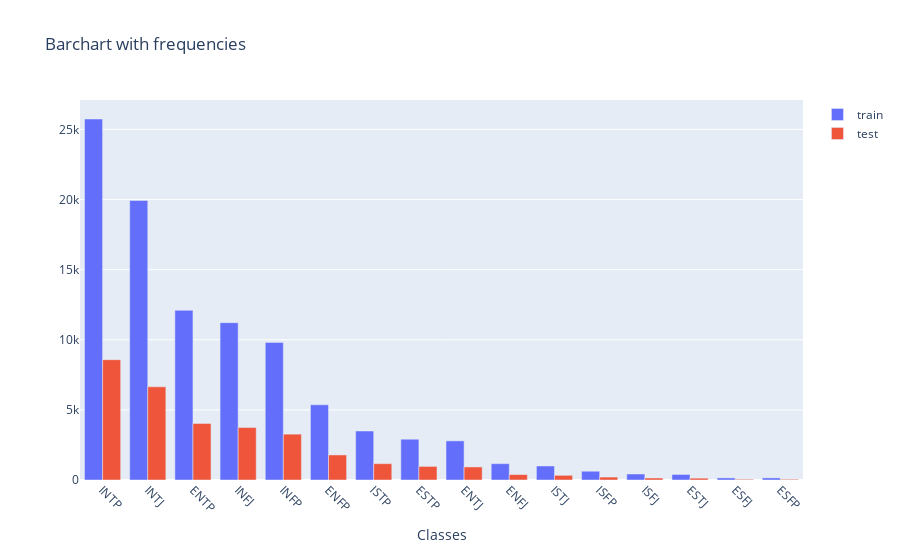

Notebook cell for this chart:
### Markdown cell above
## Split dataset into train and test
Since we have multi-class classification and imbalanced dataset, stratified split should be chosen

### Code cell
from sklearn.model_selection import train_test_split
X_train, X_test, y_train, y_test = train_test_split(X, y, stratify=y, test_size=0.25)

# plot train and test frequencies
traindict = {
    'features': X_train.tolist(),
    'class': y_train.tolist()
}
trainpd = pd.DataFrame(traindict)
testdict = {
    'features': X_test.tolist(),
    'class': y_test.tolist()
}
testpd = pd.DataFrame(testdict)

freqstrain = trainpd['class'].value_counts().tolist()
freqstest = testpd['class'].value_counts().tolist()
data_classes = trainpd['class'].value_counts().index.tolist()

plot_traintest(data_classes, freqstrain, freqstest)

### Figure 1 — Plotly figure (JSON) as saved in the notebook; plotly's stock layout.template omitted (floating-point values rounded to 4 significant figures)
{"data": [{"name": "train", "type": "bar", "x": ["INTP", "INTJ", "ENTP", "INFJ", "INFP", "ENFP", "ISTP", "ESTP", "ENTJ", "ENFJ", "ISTJ", "ISFP", "ISFJ", "ESTJ", "ESFJ", "ESFP"], "y": [25743, 19934, 12101, 11221, 9814, 5365, 3494, 2909, 2791, 1163, 1000, 626, 428, 396, 150, 150]}, {"name": "test", "type": "bar", "x": ["INTP", "INTJ", "ENTP", "INFJ", "INFP", "ENFP", "ISTP", "ESTP", "ENTJ", "ENFJ", "ISTJ", "ISFP", "ISFJ", "ESTJ", "ESFJ", "ESFP"], "y": [8581, 6645, 4034, 3741, 3271, 1788, 1165, 970, 931, 388, 333, 208, 142, 132, 50, 50]}], "layout": {"title": {"text": "Barchart with frequencies"}, "xaxis": {"tickangle": 45, "title": {"text": "Classes"}}}}
